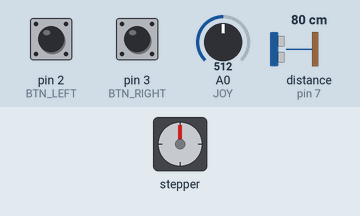
Recording of a sketch running on a simulated Arduino Uno, built with avr-gcc and run on an emulated ATmega328P. Shown: stepper motor. Wiring (inferred from the names in the program): stepper motor (200 steps per turn assumed): coils pin 8, pin 9, pin 10, pin 11. The test bench sets the inputs (shaded band); at power-on: A0 (JOY) = 512, pin 2 (BTN_LEFT) HIGH, pin 3 (BTN_RIGHT) HIGH, distance to the obstacle (sensor on pin 7) 80 cm. The echo pulse lasts 58.3 µs per cm; what the sketch prints to the serial monitor is not drawn.

Above: at 1.2 s.
1.3 s: A0 (JOY) set to 591
2.8 s: A0 (JOY) set to 608
At 3.25 s:
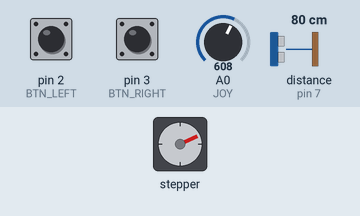
At 3.86 s:
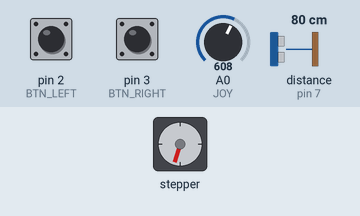
5.8 s: pin 2 (BTN_LEFT) pulled LOW for 0.15 s
At 5.95 s:
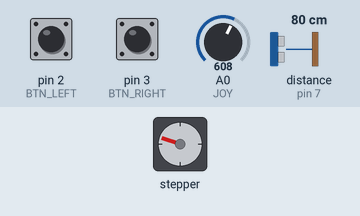
8.8 s: pin 3 (BTN_RIGHT) pulled LOW for 0.15 s
Timing chart, 0 to 43.5 s (numbered marks = the images above; inputs shaded):
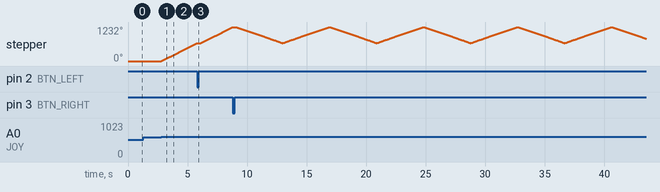

Measured:
- the behaviour switches between 600 and 601 on A0 (JOY) (found by bisection; images 0 and 1)
- after the input at 1.3 s, every drawn part: stays the same
- after the input at 2.8 s, stepper: keeps turning clockwise at about 217°/s, starting at once

The sketch:

StepMotorRadarSetLimitsArduino.ino
```cpp
#define IN1 8
#define IN2 9
#define IN3 10
#define IN4 11

#define TRIG 6
#define ECHO 7

#define JOY A0
#define BTN_LEFT 2
#define BTN_RIGHT 3

// SPEED (lower = faster)
int stepDelay = 1;

// position tracking
long currentPos = 0;
long leftLimit = -200;
long rightLimit = 200;

bool leftSet = false;
bool rightSet = false;
bool scanning = false;

// step sequence
int seq[8][4] = {
  {1,0,0,0},
  {1,1,0,0},
  {0,1,0,0},
  {0,1,1,0},
  {0,0,1,0},
  {0,0,1,1},
  {0,0,0,1},
  {1,0,0,1}
};

void stepMotor(int s) {
  digitalWrite(IN1, seq[s][0]);
  digitalWrite(IN2, seq[s][1]);
  digitalWrite(IN3, seq[s][2]);
  digitalWrite(IN4, seq[s][3]);
  delay(stepDelay);
}

void moveStep(bool dir) {
  static int i = 0;

  if (dir) {
    i = (i + 1) % 8;
    currentPos++;
  } else {
    i = (i + 7) % 8;
    currentPos--;
  }

  stepMotor(i);
}

// HC-SR04 distance
int getDistanceCM() {
  digitalWrite(TRIG, LOW);
  delayMicroseconds(2);

  digitalWrite(TRIG, HIGH);
  delayMicroseconds(10);
  digitalWrite(TRIG, LOW);

  long duration = pulseIn(ECHO, HIGH, 20000);
  int dist = duration * 0.034 / 2;

  if (dist == 0) dist = 200;
  return dist;
}

void setup() {
  pinMode(IN1, OUTPUT);
  pinMode(IN2, OUTPUT);
  pinMode(IN3, OUTPUT);
  pinMode(IN4, OUTPUT);

  pinMode(TRIG, OUTPUT);
  pinMode(ECHO, INPUT);

  pinMode(BTN_LEFT, INPUT_PULLUP);
  pinMode(BTN_RIGHT, INPUT_PULLUP);

  Serial.begin(9600);
}

void loop() {

  // ---------------- LIMIT SETUP ----------------
  if (digitalRead(BTN_LEFT) == LOW && !leftSet) {
    leftLimit = currentPos;
    leftSet = true;
    delay(300);
  }

  if (digitalRead(BTN_RIGHT) == LOW && leftSet && !rightSet) {
    rightLimit = currentPos;
    rightSet = true;
    scanning = true;
    delay(300);
  }

  // ---------------- MANUAL MODE ----------------
  if (!scanning) {
    int val = analogRead(JOY);

    if (val < 400) moveStep(false);
    else if (val > 600) moveStep(true);

    delay(3);
    return;
  }

  // ---------------- SCANNING MODE ----------------
  static bool dir = true;
  static int sensorCounter = 0;

  if (currentPos >= rightLimit) dir = false;
  if (currentPos <= leftLimit) dir = true;

  moveStep(dir);

  // SENSOR SPEED OPTIMISATION
  sensorCounter++;

  if (sensorCounter >= 3) {
    sensorCounter = 0;

    int dist = getDistanceCM();

    Serial.print(leftLimit);
    Serial.print(",");
    Serial.print(rightLimit);
    Serial.print(",");
    Serial.print(currentPos);
    Serial.print(",");
    Serial.println(dist);
  }

  delay(stepDelay);
}
```
